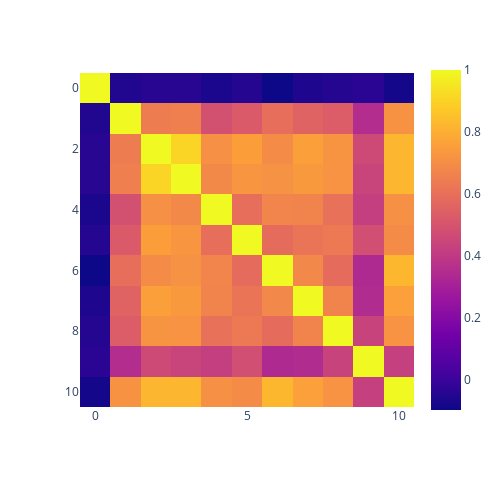

Here is the notebook cell this chart was saved with:
### Code cell
fig = px.imshow(df.corr(), width=500, height=500)
fig.show()
